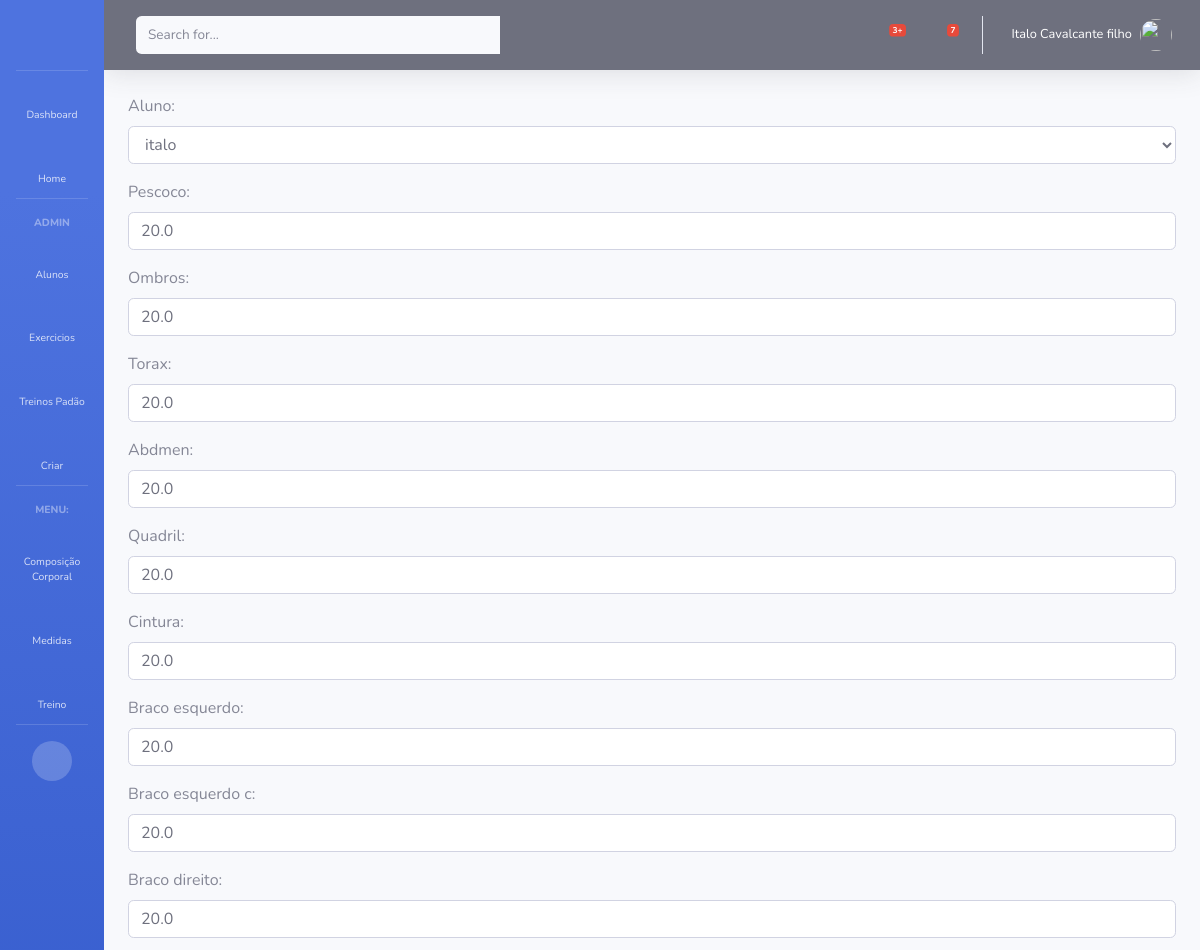
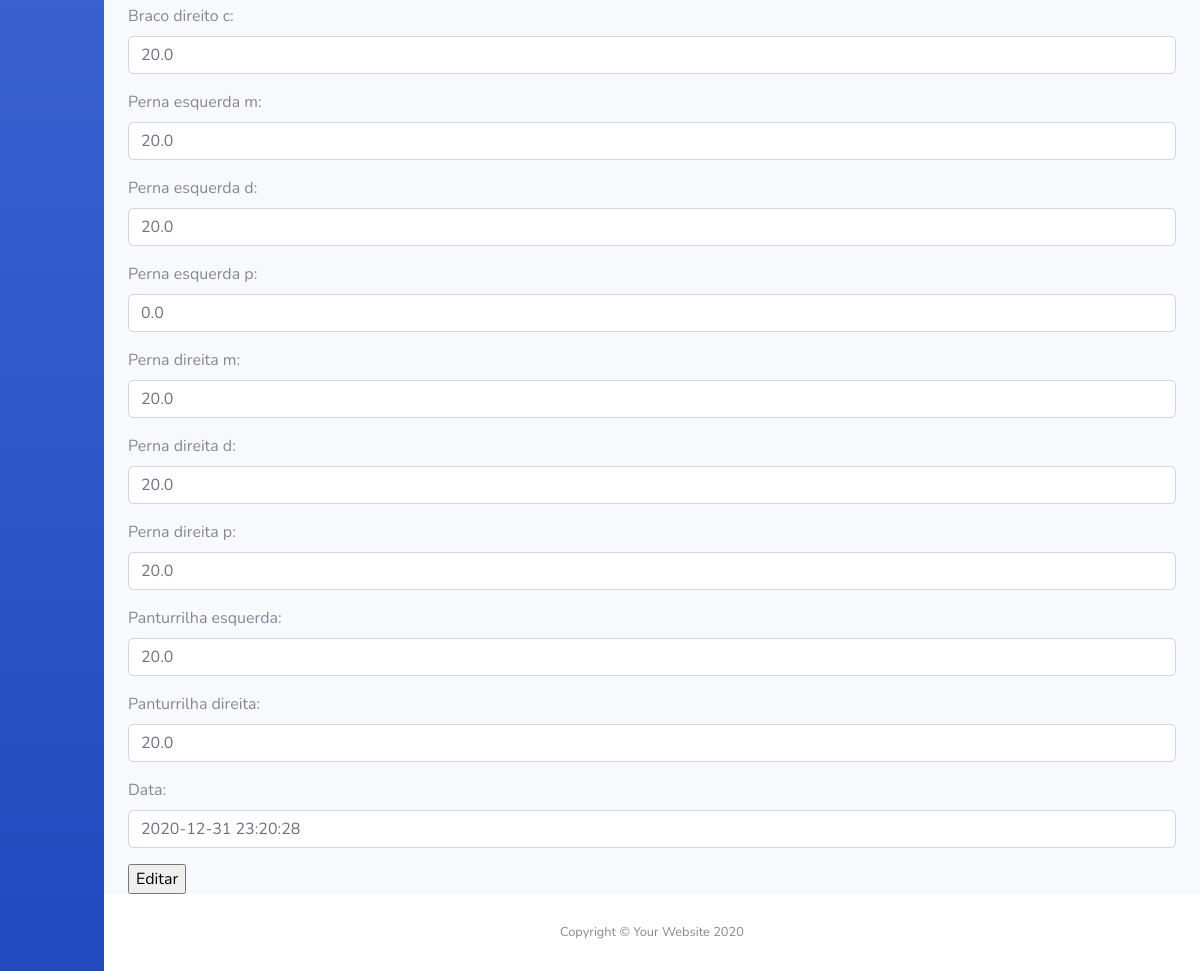
The page /medidaseditar/1 (signed in) on the database its author committed (2 pictures, top to bottom).
### pessonal/models.py (models this page shows, shortened)
class Medidas(models.Model):
    aluno = models.ForeignKey(User, on_delete = models.PROTECT)
    pescoco = models.FloatField()
    ombros = models.FloatField()
    torax = models.FloatField()
    abdmen = models.FloatField()
    quadril = models.FloatField()
    cintura = models.FloatField()
    braco_esquerdo = models.FloatField()
    braco_esquerdo_c = models.FloatField()
    braco_direito = models.FloatField()
    braco_direito_c = models.FloatField()
    perna_esquerda_m =  models.FloatField()
    perna_esquerda_d = models.FloatField()
    perna_esquerda_p = models.FloatField()
    perna_direita_m =  models.FloatField()
    perna_direita_d = models.FloatField()
    perna_direita_p = models.FloatField()
    panturrilha_esquerda = models.FloatField()
    panturrilha_direita = models.FloatField()
    data = models.DateTimeField(default = timezone.now)

### pessonal/views.py (the view)
# urls.py: path('medidaseditar/<int:pk>', views.MedidasEdit.as_view(), name = 'medidasedit'),
class MedidasEdit(PermissionRequiredMixin,UpdateView):
    permission_required = 'pessonal.change_medidas'
    model = Medidas
    template_name = 'perssonal/medidas_edit.html'
    fields = '__all__'

### pessonal/templates/perssonal/medidas_edit.html (shortened to what this page needs)
{% extends 'base.html' %}
{% load widget_tweaks %}
{% block content %}
<form action="" method="post">
    {% for field in form.visible_fields %}
      <div class="form-group">
        {{ field.label_tag }}
        {% if form.is_bound %}
          {% if field.errors %}
            {% render_field field class="form-control is-invalid" %}
            {% for error in field.errors %}
              <div class="invalid-feedback">
                {{ error }}
              </div>
            {% endfor %}
          {% else %}
            {% render_field field class="form-control is-valid" %}
          {% endif %}
        {% else %}
          {% render_field field class="form-control" %}
        {% endif %}
      </div>
    {% endfor %}
    <input type="submit" value="Editar" />
</form>
{% endblock content %}

### templates/base.html (shortened to what this page needs)
{% load static %}
<!DOCTYPE html>
<html lang="pt-br>
<head>
    <meta charset="UTF-8">
  <link href="{% static 'vendor/fontawesome-free/css/all.css' %}" rel="stylesheet" type="text/css">
  <link href="{% static 'css/sb-admin-2.css' %}" rel="stylesheet">
</head>
<body id="page-top">
  <div id="wrapper">
    <ul class="navbar-nav bg-gradient-primary sidebar sidebar-dark accordion toggled" id="accordionSidebar">
      <a class="sidebar-brand d-flex align-items-center justify-content-center" href="index.html">
      </a>
      <hr class="sidebar-divider my-0">
      <li class="nav-item ">
        <a class="nav-link" href="{% url 'dash' %}">
          <i class="fas fa-fw fa-tachometer-alt"></i>
          <span>Dashboard</span></a>
      </li>
      <li class="nav-item">
        <a class="nav-link" href="{% url 'home' %}">
          <i class="fas fa-fw fa-home"></i>
          <span>Home</span></a>
      </li>
     {% if user.is_superuser %}
      <hr class="sidebar-divider">
      <div class="sidebar-heading">
        Admin
      </div>
      <li class="nav-item">
        <a class="nav-link" href="{% url 'alunos' %}">
          <span>Alunos</span></a>
      </li>
      <li class="nav-item">
        <a class="nav-link" href="{% url 'exerciciolist' %}">
          <span>Exercicios</span></a>
      </li>
      <li class="nav-item">
        <a class="nav-link" href="{% url 'treinosP'%}">
          <i class="fas fa-fw fa-clipboard-list"></i>
          <span>Treinos Padão</span></a>
      </li>
      <li class="nav-item">
        <a class="nav-link collapsed" href="#" data-toggle="collapse" data-target="#collapseTwo" aria-expanded="true" aria-controls="collapseTwo">
          <i class="fas fa-fw fa-plus-circle"></i>
          <span>Criar</span>
        </a>
      </li>
      {% endif %}
      {% if user.is_authenticated %}
      <hr class="sidebar-divider">
      <div class="sidebar-heading">
        Menu:
      </div>
      <li class="nav-item">
        <a class="nav-link" href="{% url 'ComposiList' user.pk %}">
          <span>Composição Corporal</span></a>
      </li>
      <li class="nav-item">
        <a class="nav-link" href="{% url 'medidasList' user.pk %}">
          <span>Medidas</span></a>
      </li>
      <li class="nav-item">
        <a class="nav-link" href="{% url 'treinos' user.pk %}">
          <i class="fas fa-fw fa-clipboard-list"></i>
          <span>Treino</span></a>
      </li>
      <hr class="sidebar-divider d-none d-md-block">
      <div class="text-center d-none d-md-inline">
        <button class="rounded-circle border-0" id="sidebarToggle"></button>
      </div>
        {% endif %}
    </ul>
    <div id="content-wrapper" class="d-flex flex-column">
      <div id="content">
        <nav class="navbar navbar-expand navbar-light bg-gray-700 topbar mb-4 static-top shadow">
          <form class="d-none d-sm-inline-block form-inline mr-auto ml-md-3 my-2 my-md-0 mw-100 navbar-search">
            <div class="input-group">
              <input type="text" class="form-control bg-light border-0 small" placeholder="Search for..." aria-label="Search" aria-describedby="basic-addon2">
              <div class="input-group-append">
                <button class="btn btn-green" type="button">
                  <i class="fas fa-search fa-sm"></i>
                </button>
              </div>
            </div>
          </form>
          <ul class="navbar-nav ml-auto">
            <li class="nav-item dropdown no-arrow mx-1">
              <a class="nav-link dropdown-toggle" href="#" id="alertsDropdown" role="button" data-toggle="dropdown" aria-haspopup="true" aria-expanded="false">
                <i class="fas fa-bell fa-fw"></i>
                <span class="badge badge-danger badge-counter">3+</span>
              </a>
            </li>
            <li class="nav-item dropdown no-arrow mx-1">
              <a class="nav-link dropdown-toggle" href="#" id="messagesDropdown" role="button" data-toggle="dropdown" aria-haspopup="true" aria-expanded="false">
                <i class="fas fa-envelope fa-fw"></i>
                <span class="badge badge-danger badge-counter">7</span>
              </a>
            </li>
            {% if user.is_authenticated %}
            <li class="nav-item dropdown no-arrow">
              <a class="nav-link dropdown-toggle" href="#" id="userDropdown" role="button" data-toggle="dropdown" aria-haspopup="true" aria-expanded="false">
                <span class="mr-2 d-none d-lg-inline text-white small">{{user.first_name}} {{user.last_name}}</span>
                <img class="img-profile rounded-circle" src="https://d1nhio0ox7pgb.cloudfront.net/_img/o_collection_png/green_dark_grey/512x512/plain/user.png">
              </a>
            </li>
            {% endif %}
          </ul>
        </nav>
        <div class="container-fluid">
            {% block content %}
            {% endblock content %}
        </div>
      </div>
      <footer class="sticky-footer bg-white">
        <div class="container my-auto">
          <div class="copyright text-center my-auto">
            <span>Copyright &copy; Your Website 2020</span>
          </div>
        </div>
      </footer>
    </div>
  </div>
</body>
</html>

### rows shown on the page
Medidas: aluno "italo" "20.0" "20.0" "20.0" "20.0" "20.0" "20.0" "20.0" "20.0" "20.0" "20.0" "20.0" "20.0" "0.0" "20.0" "20.0" "20.0" "20.0" "20.0" "2020-12-31 23:20:28"

### other values the page prints
{{ user.first_name }} "Italo"
{{ user.last_name }} "Cavalcante filho"
{{ field.label_tag }} "Aluno:" "Pescoco:" "Ombros:" "Torax:" "Abdmen:" "Quadril:" "Cintura:" "Braco esquerdo:" "Braco esquerdo c:" "Braco direito:" "Braco direito c:" "Perna esquerda m:" "Perna esquerda d:" "Perna esquerda p:" "Perna direita m:" "Perna direita d:" "Perna direita p:" "Panturrilha esquerda:" "Panturrilha direita:" "Data:"
